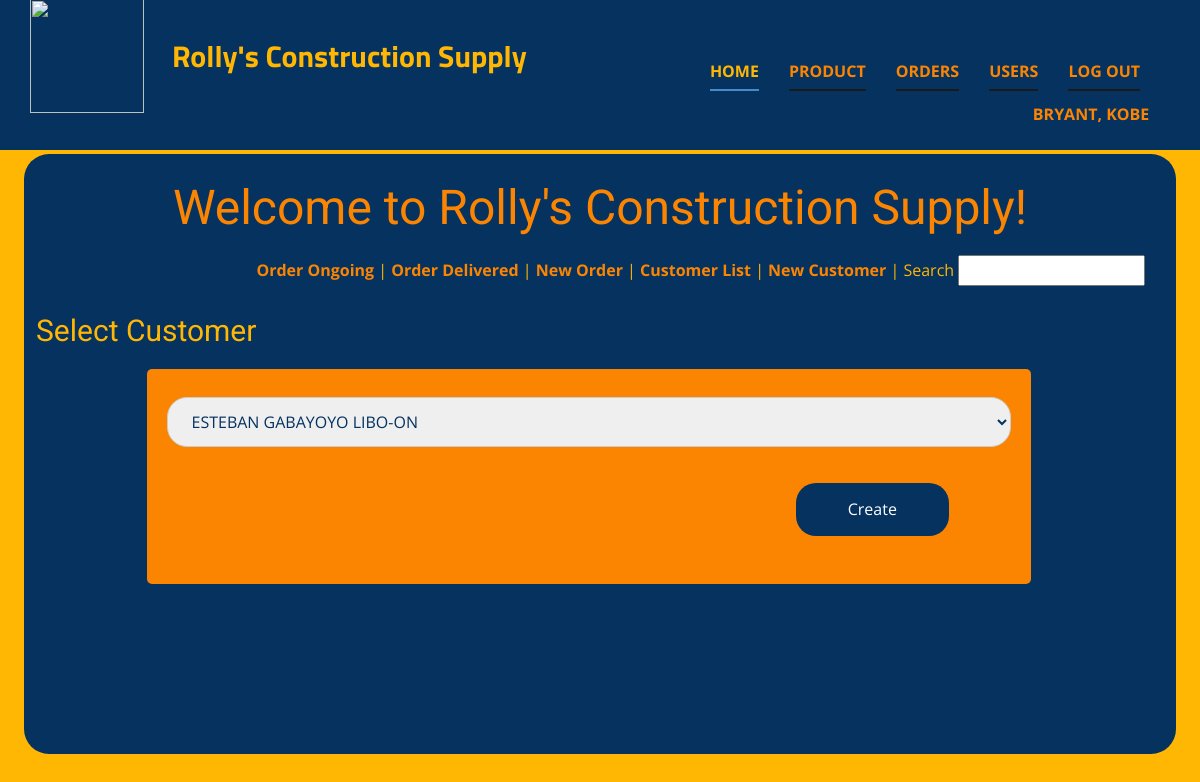
The page /index.php?page=operations&action=create (signed in) on the database its author committed.
### tables this page shows
CREATE TABLE IF NOT EXISTS `tbl_users` (
  `user_id` int(8) unsigned NOT NULL AUTO_INCREMENT,
  `user_lastname` varchar(180) NOT NULL DEFAULT '',
  `user_firstname` varchar(180) NOT NULL DEFAULT '',
  `user_email` varchar(180) NOT NULL DEFAULT '',
  `user_password` varchar(180) NOT NULL DEFAULT '',
  `user_date_added` date NOT NULL,
  `user_time_added` time NOT NULL,
  `user_date_updated` date NOT NULL,
  `user_time_updated` time NOT NULL,
  `user_status` int(1) NOT NULL DEFAULT 0,
  `user_token` varchar(255) NOT NULL DEFAULT '',
  `user_access` varchar(255) NOT NULL DEFAULT '',
  PRIMARY KEY (`user_id`)
);

### classes/class.user.php (called while the page is built, shortened)
<?php
class User{
	private $DB_SERVER='localhost';
	private $DB_USERNAME='root';
	private $DB_PASSWORD='';
	private $DB_DATABASE='rolly_db';
	private $conn;
	public function __construct(){
		$this->conn = new PDO("mysql:host=".$this->DB_SERVER.";dbname=".$this->DB_DATABASE,$this->DB_USERNAME,$this->DB_PASSWORD);
	}
	function get_user_id($email){
		$sql="SELECT user_id FROM tbl_users WHERE user_email = :email";
		$q = $this->conn->prepare($sql);
		$q->execute(['email' => $email]);
		$user_id = $q->fetchColumn();
		return $user_id;
	}
	function get_user_firstname($id){
		$sql="SELECT user_firstname FROM tbl_users WHERE user_id = :id";
		$q = $this->conn->prepare($sql);
		$q->execute(['id' => $id]);
		$user_firstname = $q->fetchColumn();
		return $user_firstname;
	}
	function get_user_lastname($id){
		$sql="SELECT user_lastname FROM tbl_users WHERE user_id = :id";
		$q = $this->conn->prepare($sql);
		$q->execute(['id' => $id]);
		$user_lastname = $q->fetchColumn();
		return $user_lastname;
	}
}

### classes/class.client.php (called while the page is built, shortened)
<?php
class Client{
	private $DB_SERVER='localhost';
	private $DB_USERNAME='root';
	private $DB_PASSWORD='';
	private $DB_DATABASE='rolly_db';
	private $conn;
	public function __construct(){
		$this->conn = new PDO("mysql:host=".$this->DB_SERVER.";dbname=".$this->DB_DATABASE,$this->DB_USERNAME,$this->DB_PASSWORD);
	}
	public function list_client(){
		$sql="SELECT * FROM tbl_client";
		$q = $this->conn->query($sql) or die("failed!");
		while($r = $q->fetch(PDO::FETCH_ASSOC)){
		$data[]=$r;
		}
		if(empty($data)){
		   return false;
		}else{
			return $data;
		}
}
}

### operations-module/create-transaction.php (the view, shortened to what this page needs)
<?php
include_once 'classes/class.client.php';
include_once 'classes/class.release.php';
$client = new Client();
?>
<h3>Select Customer</h3>
<div id="form-block">
    <form method="POST" action="processes/process.release.php?action=create">
                    <select id="orderclient" name="clientid">
              <?php
              if($client->list_client() != false){
                foreach($client->list_client() as $value){
                   extract($value);
              ?>
              <option value="<?php echo $client_id;?>"><?php echo $client_name;?></option>
              <?php
                }
              }
              ?>
                </select>
        <div id="button-block">
        <input type="submit" value="Create">
        </div>
  </form>
</div>

### index.php (shortened to what this page needs)
<?php
include_once 'classes/class.user.php';
$page = (isset($_GET['page']) && $_GET['page'] != '') ? $_GET['page'] : '';
$user = new User();
$user_id = $user->get_user_id($_SESSION['user_email']);
?>
<!DOCTYPE html>
<html style="font-size: 16px;" lang="en"><head>
    <link rel="stylesheet" href="css/stylepage.css" media="screen">
<link rel="stylesheet" href="/css/style.css" media="screen">
<link rel="stylesheet" href="css/custom.css" media="screen">
  </head>
  <body data-home-page="Home.html" data-home-page-title="Home" class="u-body u-xl-mode" data-lang="en"><header class="u-clearfix u-custom-color-1 u-header u-header" id="sec-4cfb"><div class="u-clearfix u-sheet u-sheet-1">
        <a  class="u-image u-logo u-image-1" data-image-width="500" data-image-height="500">
          <img src="images/logo.png" class="u-logo-image u-logo-image-1">
        </a>
        <p class="u-custom-font u-font-titillium-web u-text u-text-default u-text-1">Rolly's Construction Supply </p>
        <nav class="u-menu u-menu-one-level u-offcanvas u-menu-1">
          <div class="u-custom-menu u-nav-container" >
            <ul class="u-nav u-spacing-30 u-unstyled u-nav-1" style="border-radius: 25px;">
	<li class="u-nav-item"><a class="u-border-2 u-border-active-palette-1-base u-border-grey-90 u-border-hover-palette-1-base u-border-no-left u-border-no-right u-border-no-top u-button-style u-nav-link u-text-active-custom-color-3 u-text-custom-color-2 u-text-hover-palette-1-base" href="index.php?page=home" style="padding: 10px 0px;">Home</a>
</li><li class="u-nav-item"><a class="u-border-2 u-border-active-palette-1-base u-border-grey-90 u-border-hover-palette-1-base u-border-no-left u-border-no-right u-border-no-top u-button-style u-nav-link u-text-active-custom-color-3 u-text-custom-color-2 u-text-hover-palette-1-base" href="index.php?page=products" style="padding: 10px 0px;">Product</a>
</li><li class="u-nav-item"><a class="u-border-2 u-border-active-palette-1-base u-border-grey-90 u-border-hover-palette-1-base u-border-no-left u-border-no-right u-border-no-top u-button-style u-nav-link u-text-active-custom-color-3 u-text-custom-color-2 u-text-hover-palette-1-base" href="index.php?page=operations" style="padding: 10px 0px;">Orders</a>
</li><li class="u-nav-item"><a class="u-border-2 u-border-active-palette-1-base u-border-grey-90 u-border-hover-palette-1-base u-border-no-left u-border-no-right u-border-no-top u-button-style u-nav-link u-text-active-custom-color-3 u-text-custom-color-2 u-text-hover-palette-1-base" href="index.php?page=settings" style="padding: 10px 0px;">Users</a>
</li><li class="u-nav-item"><a class="u-border-2 u-border-active-palette-1-base u-border-grey-90 u-border-hover-palette-1-base u-border-no-left u-border-no-right u-border-no-top u-button-style u-nav-link u-text-active-custom-color-3 u-text-custom-color-2 u-text-hover-palette-1-base" href="logout.php" style="padding: 10px 0px;" class="move-right">Log Out</a></li>
                <li><span class="move-right"><?php echo $user->get_user_lastname($user_id).', '.$user->get_user_firstname($user_id);?>&nbsp;&nbsp; &nbsp;&nbsp;</span> </li>
</ul>
          </div>
        </nav>
      </div></header>
    <div id="content">
      <h1 style="text-align:center; color: #FB8500;">Welcome to Rolly's Construction Supply!</h1>
    <?php
      switch($page){
                case 'operations':
                    require_once 'operations-module/index.php';
                break;
            }
    ?>
  </div>
</body>
</html>

### rows shown on the page
tbl_users: $user->get_user_lastname($user_id) "BRYANT", $user->get_user_firstname($user_id) "KOBE"

### other values the page prints
form field clientid "ESTEBAN GABAYOYO LIBO-ON"
